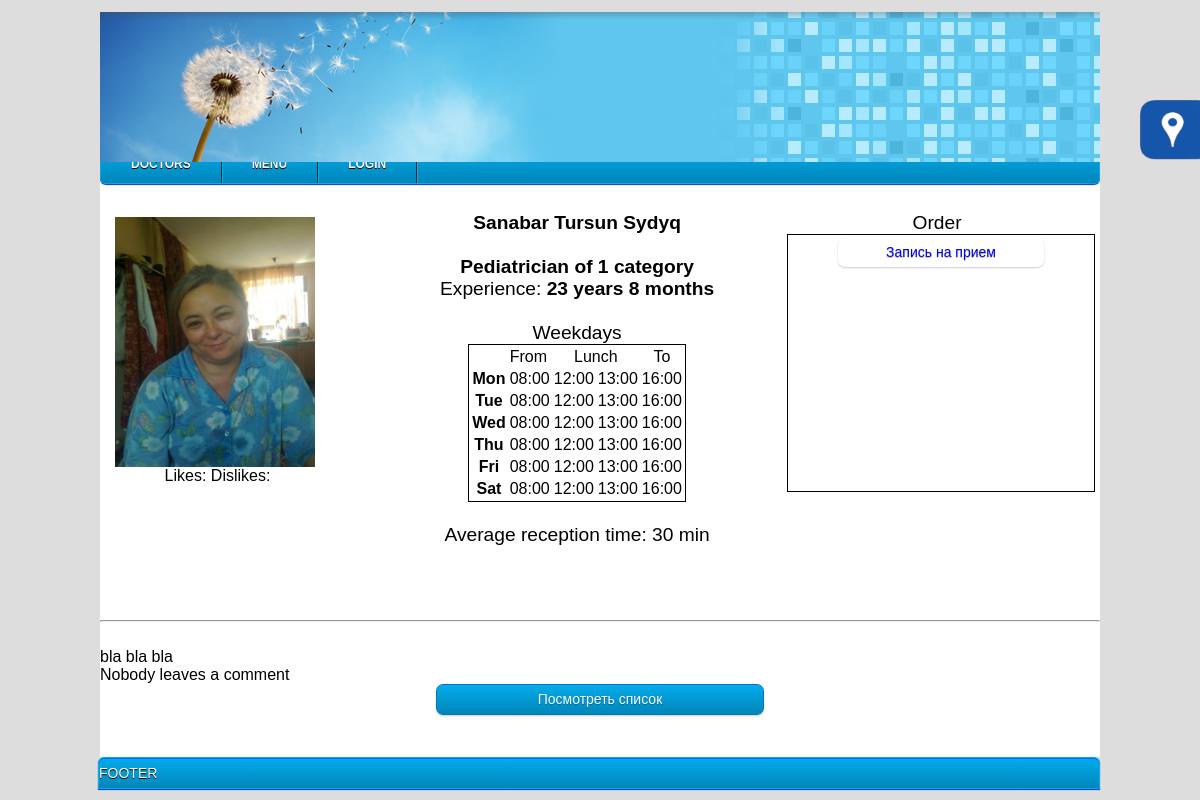
The page /index.php?doctor=32 on the database its author committed.
### tables this page shows
CREATE TABLE IF NOT EXISTS `Employee` (
  `Emp_ID` int(11) NOT NULL,
  `Class` int(11) NOT NULL,
  `First_Name` varchar(30) NOT NULL,
  `Surname` varchar(25) NOT NULL,
  `Middle_Name` varchar(30) DEFAULT NULL,
  `Prof` int(3) NOT NULL,
  `CarierStart` date NOT NULL,
  `Category` int(1) DEFAULT '5',
  `Phone_num` varchar(13) DEFAULT NULL,
  `Passport_data` varchar(30) NOT NULL,
  `Receipt_Date` date NOT NULL,
  `Image` varchar(50) NOT NULL,
  `CurriculumVitae` longtext NOT NULL
);

CREATE TABLE IF NOT EXISTS `Staff` (
  `Id` int(11) NOT NULL,
  `Name` varchar(30) NOT NULL,
  `Salary` double NOT NULL,
  `Unit` int(1) NOT NULL,
  `Image` varchar(50) NOT NULL
);

CREATE TABLE IF NOT EXISTS `Schedule` (
  `Day_ID` int(10) NOT NULL,
  `Emp_ID` int(10) NOT NULL,
  `Day` varchar(3) NOT NULL,
  `Start` time NOT NULL,
  `Lunch_Start` time DEFAULT NULL,
  `Lunch_End` time DEFAULT NULL,
  `End` time DEFAULT NULL
);

CREATE TABLE IF NOT EXISTS `Reception` (
  `Emp_ID` int(10) NOT NULL,
  `Time` int(3) DEFAULT NULL
);

### pages/doctor.php (the view, shortened to what this page needs)
<?php
	if(isset($_GET[doctor])){
		$result = $mysqli->query("SELECT * FROM Employee WHERE Emp_ID=$_GET[doctor]");
		$data = $result->fetch_array();
		$result = $mysqli->query("SELECT Name FROM Staff WHERE Id = $data[Prof]");
		$dataFromStaff = $result->fetch_array();
		$result = $mysqli->query("SELECT * FROM `Schedule` WHERE Emp_ID = $_GET[doctor]") or die(mysql_error());
		$currentDate = date('m/d/Y');
		$diff = abs(strtotime($currentDate) - strtotime($data[CarierStart]));
		$years = floor($diff / (365*60*60*24));
		$months = floor(($diff - $years * 365*60*60*24) / (30*60*60*24));
		$query = $mysqli->query("SELECT Likes, Dislikes FROM Rating WHERE Emp_ID = $data[Emp_ID]");
		$rating = $query->fetch_array(MYSQLI_ASSOC);
		print "
			<div class='docInfo'>
				<div class='doc_photo_rating'>
					<img src='../images/$data[Image]'>
					<div class='rating'>
						Likes: $rating[Likes]";
						print "
						Dislikes: $rating[Dislikes]
					</div>
				</div>
				<div class='doc_about'>
						<center><big><b>$data[First_Name] $data[Middle_Name] $data[Surname]<br><br>
					$dataFromStaff[Name] of $data[Category] category <br>
					</b>Experience:<b> $years years $months months</b><br>
						<br><table class='brd'><tr><td></td><td>From</td><td colspan='2' style='text-align: center;'>Lunch</td><td style='text-align: center;'>To</td></tr>Weekdays";
						while($dataFromSchedule = $result->fetch_array()){
							print "<tr><th>$dataFromSchedule[Day]</th>
								<td>".date('H:i',strtotime($dataFromSchedule[Start]))."</td>";
								if($dataFromSchedule[Lunch_Start] != $dataFromSchedule[Lunch_End]){
									print "<td>".date('H:i',strtotime($dataFromSchedule[Lunch_Start]))."</td>
										   <td>".date('H:i',strtotime($dataFromSchedule[Lunch_End]))."</td>";
								}else{
									print "<td colspan='2' style='text-align: center;'> - </td>";
								}
								print "<td>".date('H:i',strtotime($dataFromSchedule['End']))."</td></tr>";
						}
						print "</table>";
						$forOneRecp = $mysqli->query("SELECT `Time` FROM `Reception` WHERE Emp_ID = $_GET[doctor]");
					$oneRecp = $forOneRecp->fetch_array();
					if($oneRecp['Time']){
						print "<br>Average  reception time: ".$oneRecp['Time']." min";
					}
					print "</big></center>
				</div>
				<div class='orderView'>
					<center>
						<big> Order </big> <br>
					</center>
					<div class='orderAction'>
						<center><a href='#' class='button' onClick='hiddenShow(\"b1\");' id='button11'>Запись на прием</a></center><br>";
					print "
					</div>
				</div>
			</div>
			<hr><br>$data[CurriculumVitae]<br>";
		$result = $mysqli->query("SELECT * FROM Emp_comments WHERE Emp_ID = $data[Emp_ID] ORDER by `Date` DESC") or die(mysql_error());
		$comments = $result->fetch_array();
		if($comments){
			do
			{
				$res = $mysqli->query("SELECT First_Name, Second_Name, ID FROM patients WHERE ID = $comments[Patient_Id]") or die(mysql_error());
				$patientData = $res->fetch_array();
				print "<div class='comment_block'>";
							if($_SESSION['class'] == 4 and $patientData[ID] == $_SESSION[userData][ID])
								print "$comments[Text] <a href='../phpHendlers/commentDeleting.php?id=$comments[Emp_comments_ID]&from=$data[Emp_ID]' style='text-decoration: none; text-color: grey'>&#10005</a><br>";
							else
								print "$comments[Text]<br>";
				print "<div class='comment_signiture'>$patientData[First_Name] $patientData[Second_Name]</div></div>";
			}
			while($comments = $result->fetch_array());
		}else{
			print '<centr>Nobody leaves a comment<br></center>';
		}
		print "
			<center><div class='state'><a href='#' class='button blue' onClick='scripts/hiddenShow(\"b2\");' id='button2'>Посмотреть список</a></div></center>
			<div id='b1' class='hidden'>
				<br>ЗАПИСЬ К ВРАЧУ<br><br>";
				print "
			</div>
			<div id='b2' class='hidden'>
				<br>СПИСОК ЗАПИСАВШИХСЯ<br><br>
			</div>
			<div id='b3' class='hidden'><br>
				<form method='post' action='../phpHendlers/forms/commentAdding.php'>
					<textarea cols='60' rows='10' name='text' required /></textarea><br>
					<input type='hidden' name='docID' value='$data[Emp_ID]'>
					<input type='hidden' name='patID' value='".$_SESSION[userData][ID]."'>
					<input type='submit' name='docComment' value='Enter'>
				</form>
			</div>";
    }
?>

### styles/css.css (style rules this page uses)
* { font-family: Arial; }
body { background-color: #ddd; }
.button, input[type="submit"] { width: 100px; display: inline-block; outline: none; cursor: pointer; text-align: center; text-decoration: none; font: 14px/100% Arial, Helvetica, sans-serif; padding: .5em 2em .55em; text-shadow: 0 1px 1px rgba(0,0,0,.3); -webkit-border-radius: .5em; -moz-border-radius: .5em; border-radius: .5em; -webkit-box-shadow: 0 1px 2px rgba(0,0,0,.2); -moz-box-shadow: 0 1px 2px rgba(0,0,0,.2); box-shadow: 0 1px 2px rgba(0,0,0,.2); }
.blue, input[type="submit"] { color: #fff; border: solid 1px #0076c3; background: #0095cd; background: -webkit-gradient(linear, left top, left bottom, from(#04acec), to(#0186ba)); }
#button11 { width: 150px; }
.state { width: 1000px; height: 50px; float: right; white-space: pre; }
.brd { border: 1px solid black; }
.docInfo { margin: 0px 10px; min-height: 400; }
.doc_photo_rating { width: 205px; height: 270px; float: left; padding: 5 0 0 5; }
.doc_photo_rating img { width: 200px; height: 250px; float: top; }
.rating { text-align: center; }
.doc_about { margin-left: 120px; float: left; }
.orderView { float: right; width: 300px; height: 250px; margin: 0px 3px 3px 10px; }
.orderAction { width: 300px; height: 250px; padding: 3px 3px 3px 3px; border: solid black 1px; }
.state .button { width: 27%; }

### rows shown on the page
employee: Image (picture), First_Name "Sanabar", Middle_Name "Tursun", Surname "Sydyq", Category "1", CurriculumVitae "bla bla bla"
staff: Name "Pediatrician"
schedule: Day "Mon", Start "08:00", Lunch_Start "12:00", Lunch_End "13:00", End "16:00"
schedule: Day "Tue", Start "08:00", Lunch_Start "12:00", Lunch_End "13:00", End "16:00"
schedule: Day "Wed", Start "08:00", Lunch_Start "12:00", Lunch_End "13:00", End "16:00"
schedule: Day "Thu", Start "08:00", Lunch_Start "12:00", Lunch_End "13:00", End "16:00"
schedule: Day "Fri", Start "08:00", Lunch_Start "12:00", Lunch_End "13:00", End "16:00"
schedule: Day "Sat", Start "08:00", Lunch_Start "12:00", Lunch_End "13:00", End "16:00"
reception: Time "30"
